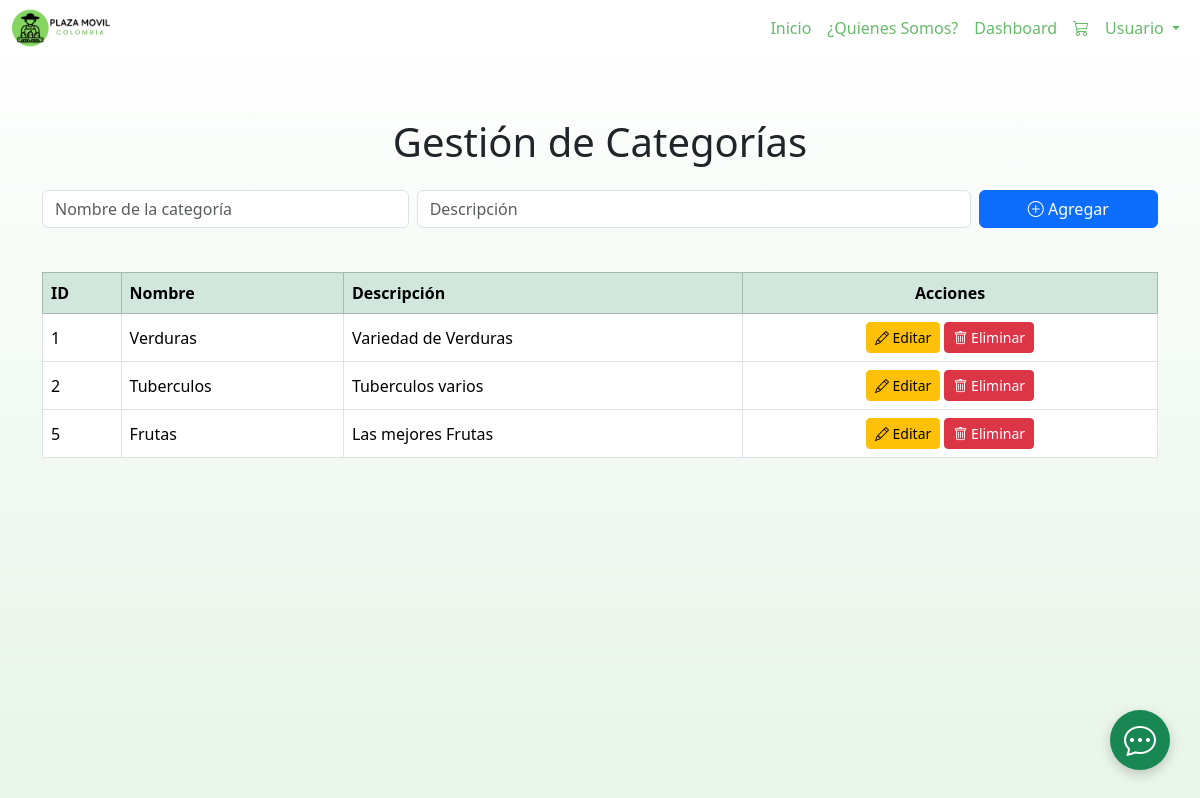
Screenshot of /view/gestion_categorias.php (signed in) with the database file from the repository.
### tables this page shows
CREATE TABLE `categoria` (
  `id_categoria` int(11) NOT NULL,
  `nombre` varchar(20) DEFAULT NULL,
  `descripcion` varchar(50) DEFAULT NULL
);

### model/categorias_model.php (called while the page is built, shortened)
<?php
class CategoriasModel
{
    private $pdo;
    public function __construct($pdo)
    {
        $this->pdo = $pdo;
    }
    public function obtenerCategorias(): array
    {
        $stmt = $this->pdo->query(
            "SELECT id_categoria, nombre, descripcion
             FROM categoria
             ORDER BY id_categoria ASC"
        );
        return $stmt->fetchAll(PDO::FETCH_ASSOC);
    }
}

### controller/gestion_categorias.php (called while the page is built, shortened)
<?php
require_once '../model/categorias_model.php';
require_once '../config/conexion.php';
class CategoriasController {
    private $model;
    public function __construct($pdo) {
        $this->model = new CategoriasModel($pdo);
    }
    public function index(): array {
        return $this->model->obtenerCategorias();
    }
}
$controller = new CategoriasController($pdo);
$categorias = $controller->index();

### view/gestion_categorias.php (the view, shortened to what this page needs)
<?php
require_once '../controller/gestion_categorias.php';
require_once '../model/categorias_model.php';
$model = new CategoriasModel($pdo);
$categorias = $model->obtenerCategorias();
?>
<!DOCTYPE html>
<html lang="es">
<head>
    <link href="https://cdn.jsdelivr.net/npm/bootstrap@5.3.7/dist/css/bootstrap.min.css" rel="stylesheet">
    <link rel="stylesheet" href="https://cdn.jsdelivr.net/npm/bootstrap-icons@1.11.3/font/bootstrap-icons.min.css">
    <link rel="stylesheet" href="/Plaza-M-vil-3.1/css/styles.css">
</head>
<body>
    <?php include '../navbar.php'; ?>
    <div style="height:70px"></div>
    <div class="container mt-5">
        <h1 class="text-center mb-4">Gestión de Categorías</h1>
        <div class="mb-4">
            <form action="../controller/gestion_categorias.php" method="POST" class="row g-2">
                <div class="col-md-4">
                    <input type="text" name="nombre" class="form-control" placeholder="Nombre de la categoría"
                        value="<?= htmlspecialchars($_POST['nombre'] ?? '', ENT_QUOTES); ?>" required>
                </div>
                <div class="col-md-6">
                    <input type="text" name="descripcion" class="form-control" placeholder="Descripción"
                        value="<?= htmlspecialchars($_POST['descripcion'] ?? '', ENT_QUOTES); ?>" required>
                </div>
                <div class="col-md-2">
                    <button type="submit" class="btn btn-primary w-100">
                        <i class="bi bi-plus-circle"></i> Agregar
                    </button>
                </div>
            </form>
        </div>
        <table class="table table-bordered table-hover align-middle">
            <thead class="table-success">
                <tr>
                    <th>ID</th>
                    <th>Nombre</th>
                    <th>Descripción</th>
                    <th class="text-center">Acciones</th>
                </tr>
            </thead>
            <tbody>
                <?php foreach ($categorias as $categoria): ?>
                    <tr>
                        <td><?= htmlspecialchars($categoria['id_categoria']); ?></td>
                        <td>
                            <?= !empty($categoria['nombre']) ? htmlspecialchars($categoria['nombre']) : '<span class="text-danger">Sin nombre</span>'; ?>
                        </td>
                        <td>
                            <?= !empty($categoria['descripcion']) ? htmlspecialchars($categoria['descripcion']) : '<span class="text-danger">Sin descripción</span>'; ?>
                        </td>
                        <td class="text-center">
                            <button class="btn btn-warning btn-sm" data-bs-toggle="modal"
                                data-bs-target="#editarModal<?= $categoria['id_categoria']; ?>">
                                <i class="bi bi-pencil"></i> Editar
                            </button>
                            <form action="../controller/gestion_categorias.php" method="POST" class="d-inline">
                                <button type="submit" class="btn btn-danger btn-sm"
                                    onclick="return confirm('¿Seguro que deseas eliminar esta categoría?');">
                                    <i class="bi bi-trash"></i> Eliminar
                                </button>
                            </form>
                        </td>
                    </tr>
                <?php endforeach; ?>
            </tbody>
        </table>
    </div>
</body>
</html>

### css/styles.css (style rules this page uses)
.row .col-md-4 { margin-bottom: 20px; }
body { background: linear-gradient(180deg, #ffffff 0%, #e8f5e9 100%); min-height: 100vh; }

### rows the page displays
categoria: id_categoria "1", nombre "Verduras", descripcion "Variedad de Verduras"
categoria: id_categoria "2", nombre "Tuberculos", descripcion "Tuberculos varios"
categoria: id_categoria "5", nombre "Frutas", descripcion "Las mejores Frutas"
